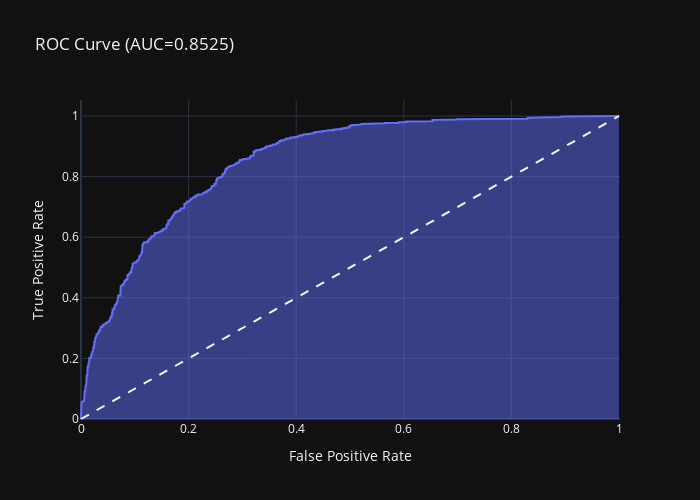

Write notebook code for a chart like this one.
### Code cell
probabilities_valid = cbc.predict_proba(features_test.drop(['Partner', 'Dependents', 'gender'], axis=1))
probabilities_one_valid = probabilities_valid[:, 1]

plot_roc_auc_curve(target_test, probabilities_one_valid)

### Figure 1 — Plotly figure (JSON) as saved in the notebook; plotly's stock layout.template omitted (floating-point values rounded to 4 significant figures; data arrays with more than 128 entries replaced by an {"elided": "..."} marker saying what was removed)
{"data": [{"fillpattern": {"shape": ""}, "hovertemplate": "False Positive Rate=%{x}<br>True Positive Rate=%{y}<extra></extra>", "legendgroup": "", "line": {"color": "#636efa"}, "marker": {"symbol": "circle"}, "mode": "lines", "name": "", "orientation": "v", "showlegend": false, "stackgroup": "1", "x": {"elided": "835 float values"}, "xaxis": "x", "y": {"elided": "835 float values"}, "yaxis": "y", "type": "scatter"}], "layout": {"xaxis": {"anchor": "y", "domain": [0.0, 1.0], "title": {"text": "False Positive Rate"}}, "yaxis": {"anchor": "x", "domain": [0.0, 1.0], "title": {"text": "True Positive Rate"}}, "legend": {"tracegroupgap": 0}, "title": {"text": "ROC Curve (AUC=0.8525)"}, "height": 500, "width": 700, "shapes": [{"line": {"dash": "dash"}, "type": "line", "x0": 0, "x1": 1, "y0": 0, "y1": 1}]}}
